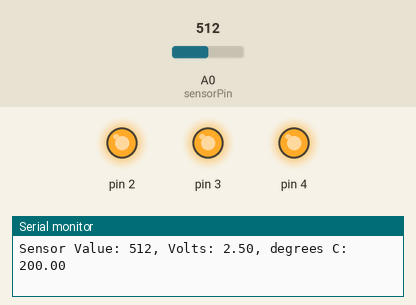
The sketch below on a simulated Arduino Uno, built with avr-gcc and run on an emulated ATmega328P. Parts: output pins drawn as LEDs (lit = HIGH), the last lines printed to the serial monitor. The inputs (shaded band) are chosen by the test bench; at power-on: A0 (sensorPin) = 512.

Above: at 1.2 s.
1.3 s: A0 (sensorPin) set to 199
4.3 s: A0 (sensorPin) set to 190
At 4.8 s:
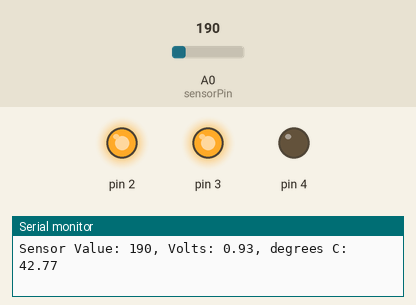
5.8 s: A0 (sensorPin) set to 122
At 6.2 s:
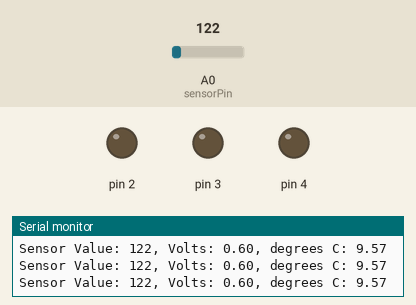
7.3 s: A0 (sensorPin) set to 1023
At 7.9 s:
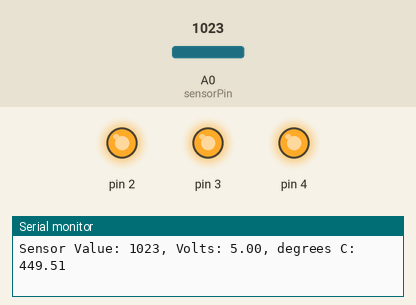
8.8 s: A0 (sensorPin) set to 0
At 9.4 s:
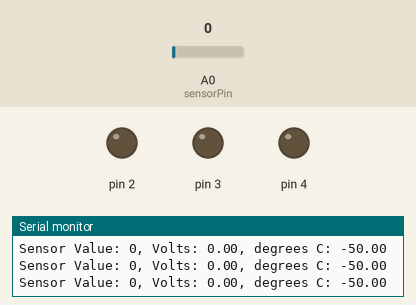
Timing chart, 0 to 11.3 s (numbered marks = the images above; inputs shaded):
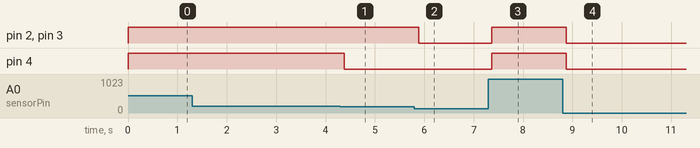

Measured:
- the behaviour switches between 191 and 190 on A0 (sensorPin) (found by bisection; images 0 and 1)
- after the input at 4.3 s, pin 4: HIGH → LOW after 0.08 s
- after the input at 5.8 s, pin 2, pin 3: HIGH → LOW after 0.09 s
- after the input at 7.3 s, pin 2–4: LOW → HIGH after 0.07 s
- after the input at 8.8 s, pin 2–4: HIGH → LOW after 0.08 s

The sketch:

Lab_3.ino
```cpp
const int sensorPin = A0;
const float baselineTemp = 30.0;
void setup() {
Serial.begin(9600);
for(int pinNumber = 2; pinNumber<5; pinNumber++){
  pinMode(pinNumber, OUTPUT);
  digitalWrite(pinNumber, LOW);
}
}

void loop() {
int sensorVal = analogRead(sensorPin);
Serial.print("Sensor Value: ");
Serial.print(sensorVal);
float voltage = (sensorVal/1024.0) * 5.0;
Serial.print(", Volts: ");
Serial.print(voltage);
Serial.print(", degrees C: ");
float temperature = (voltage - .5) * 100;
Serial.println(temperature);
if(temperature < baselineTemp){
  digitalWrite(2,LOW);
  digitalWrite(3,LOW);
  digitalWrite(4,LOW);
} else if(temperature >= baselineTemp+1 && temperature < baselineTemp+8){
  digitalWrite(2,HIGH);
  digitalWrite(3,LOW);
  digitalWrite(4,LOW);
} else if(temperature >= baselineTemp+9 && temperature < baselineTemp+13){
  digitalWrite(2,HIGH);
  digitalWrite(3,HIGH);
  digitalWrite(4,LOW);
} else if(temperature >= baselineTemp+15){
  digitalWrite(2,HIGH);
  digitalWrite(3,HIGH);
  digitalWrite(4,HIGH);
}
delay(1);
}
```
